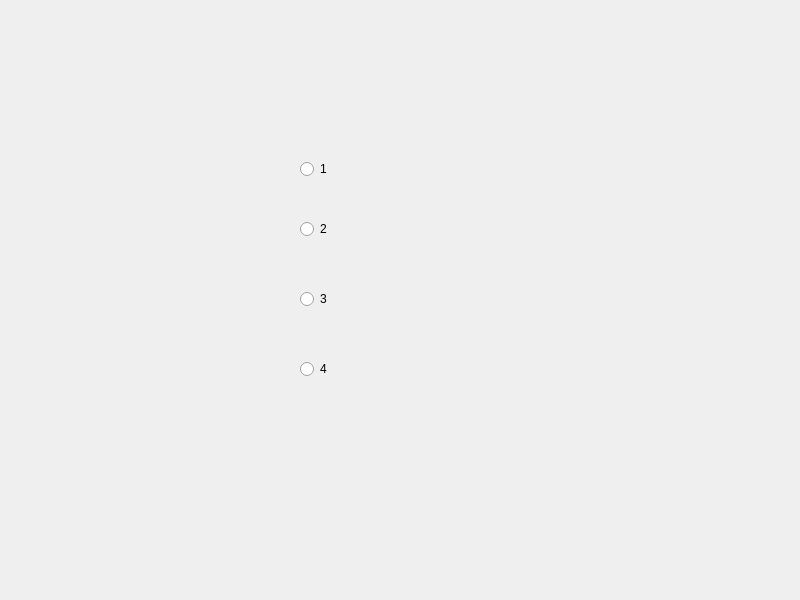
<?xml version="1.0" encoding="UTF-8"?>
<ui version="4.0">
 <class>Widget</class>
 <widget class="QWidget" name="Widget">
  <property name="geometry">
   <rect>
    <x>0</x>
    <y>0</y>
    <width>800</width>
    <height>600</height>
   </rect>
  </property>
  <property name="windowTitle">
   <string>Widget</string>
  </property>
  <widget class="QRadioButton" name="radioButton">
   <property name="geometry">
    <rect>
     <x>300</x>
     <y>160</y>
     <width>91</width>
     <height>18</height>
    </rect>
   </property>
   <property name="text">
    <string>1</string>
   </property>
  </widget>
  <widget class="QRadioButton" name="radioButton_2">
   <property name="geometry">
    <rect>
     <x>300</x>
     <y>220</y>
     <width>91</width>
     <height>18</height>
    </rect>
   </property>
   <property name="text">
    <string>2</string>
   </property>
   <property name="checkable">
    <bool>true</bool>
   </property>
  </widget>
  <widget class="QRadioButton" name="radioButton_3">
   <property name="geometry">
    <rect>
     <x>300</x>
     <y>290</y>
     <width>91</width>
     <height>18</height>
    </rect>
   </property>
   <property name="text">
    <string>3</string>
   </property>
  </widget>
  <widget class="QRadioButton" name="radioButton_4">
   <property name="geometry">
    <rect>
     <x>300</x>
     <y>360</y>
     <width>91</width>
     <height>18</height>
    </rect>
   </property>
   <property name="text">
    <string>4</string>
   </property>
  </widget>
 </widget>
 <resources/>
 <connections/>
</ui>
